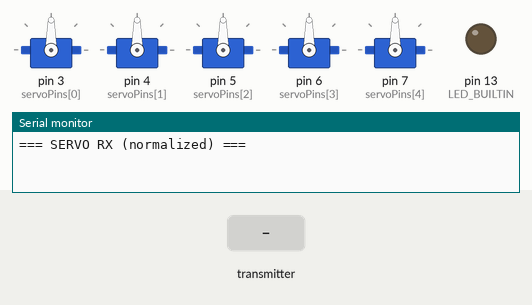
Bench run of a sketch on a simulated Arduino Uno, built with avr-gcc and run on an emulated ATmega328P. On the bench: 5 × servo, output pins drawn as LEDs (lit = HIGH), the last lines printed to the serial monitor. The inputs (shaded band) are chosen by the test bench. No radio packets arrive unless stated.

Above: at 1.2 s.
1.3 s: the transmitter starts sending flexNorm.0 = 0
At 2.5 s:
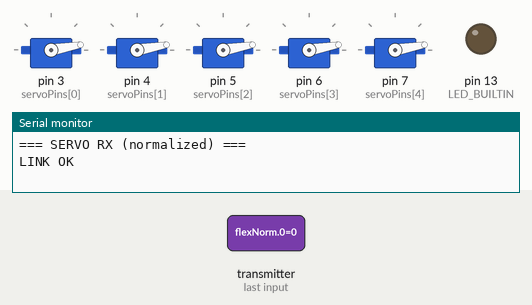
2.8 s: the transmitter starts sending calibrated = 64
4.3 s: the transmitter starts sending flexNorm.1 = 256
At 4.9 s:
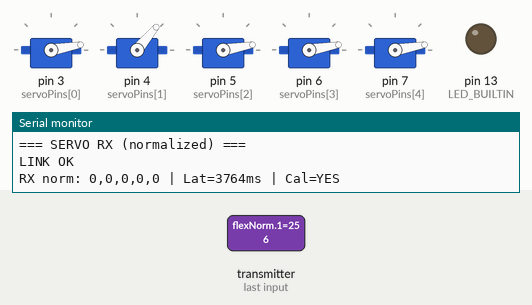
5.8 s: the transmitter starts sending flexNorm.2 = 256
At 6.1 s:
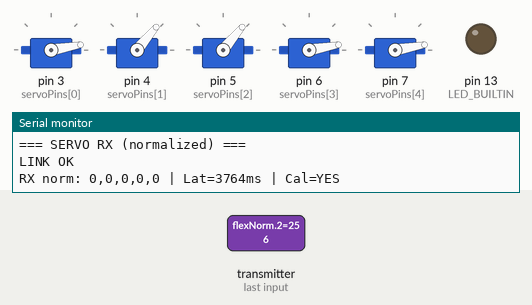
7.3 s: the transmitter starts sending flexNorm.3 = 0
8.8 s: the transmitter starts sending flexNorm.4 = 256
At 9.5 s:
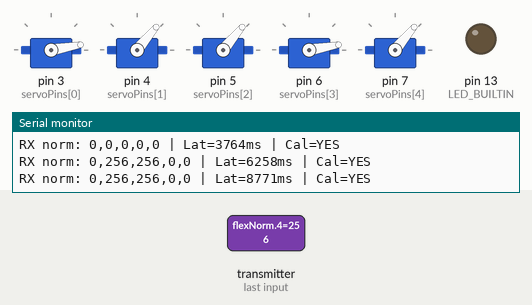
Timing chart, 0 to 11.3 s (numbered marks = the images above; inputs shaded):
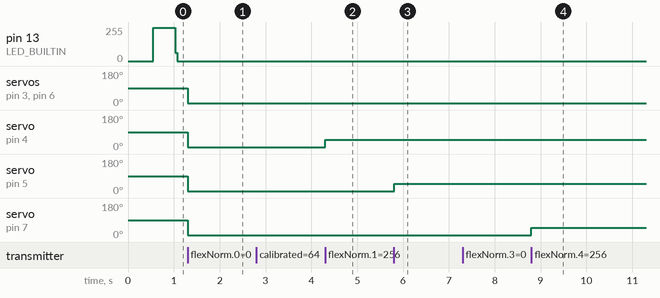

The sketch:

servo_rx.ino
```cpp
#include <SPI.h>
#include <nRF24L01.h>
#include <RF24.h>
#include <Servo.h>

// NRF24: keep away from servo pins for stability
RF24 radio(8, 10); // CE=8 CSN=10
const byte address[6] = "FLEX1";

struct FlexPayload {
  uint16_t flexNorm[5]; // 0..1000
  uint32_t ms;
  uint8_t  calibrated;
};
FlexPayload payload;

Servo servos[5];
const uint8_t servoPins[5] = {3, 4, 5, 6, 7};

// Per-finger servo limits (tune for your hand mechanics)
uint8_t servoMin[5] = {10, 10, 10, 10, 10};
uint8_t servoMax[5] = {170,170,170,170,170};

const uint32_t TIMEOUT_MS = 500;
uint32_t lastRx = 0;
bool linkActive = false;

int map1000ToAngle(uint16_t x, uint8_t outMin, uint8_t outMax) {
  if (x > 1000) x = 1000;
  long v = (long)x * (outMax - outMin) / 1000L + outMin;
  if (v < outMin) v = outMin;
  if (v > outMax) v = outMax;
  return (int)v;
}

void neutral() {
  for (uint8_t i = 0; i < 5; i++) servos[i].write(90);
}

void setup() {
  Serial.begin(115200);
  pinMode(LED_BUILTIN, OUTPUT);

  for (uint8_t i = 0; i < 5; i++) {
    servos[i].attach(servoPins[i]);
    servos[i].write(90);
  }

  if (!radio.begin()) {
    while (1) {
      digitalWrite(LED_BUILTIN, !digitalRead(LED_BUILTIN));
      delay(120);
    }
  }

  radio.setPALevel(RF24_PA_LOW);
  radio.setDataRate(RF24_250KBPS);
  radio.setChannel(108);
  radio.openReadingPipe(1, address);
  radio.startListening();

  lastRx = millis();
  Serial.println("\n=== SERVO RX (normalized) ===");
}

void loop() {
  if (radio.available()) {
    radio.read(&payload, sizeof(payload));
    lastRx = millis();

    if (!linkActive) {
      linkActive = true;
      Serial.println("LINK OK");
    }

    for (uint8_t i = 0; i < 5; i++) {
      int ang = map1000ToAngle(payload.flexNorm[i], servoMin[i], servoMax[i]);
      servos[i].write(ang);
    }

    digitalWrite(LED_BUILTIN, HIGH);

    static uint32_t cnt = 0;
    cnt++;
    if (cnt % 50 == 0) {
      Serial.print("RX norm: ");
      for (uint8_t i = 0; i < 5; i++) {
        Serial.print(payload.flexNorm[i]);
        Serial.print(i < 4 ? "," : "");
      }
      Serial.print(" | Lat=");
      Serial.print((uint32_t)(millis() - payload.ms));
      Serial.print("ms | Cal=");
      Serial.println(payload.calibrated ? "YES" : "NO");
    }
  } else {
    digitalWrite(LED_BUILTIN, LOW);
  }

  if (millis() - lastRx > TIMEOUT_MS) {
    if (linkActive) {
      linkActive = false;
      Serial.println("LINK LOST -> FAILSAFE");
      neutral();
    }
    digitalWrite(LED_BUILTIN, (millis() / 500) & 1);
  }
}
```

Measured:
- after the input at 1.3 s, pin 13 (LED_BUILTIN): stays 0/255 (without the input it goes to 248/255 after 0.24 s); servo on pin 3 (servoPins[0]), servo on pin 4 (servoPins[1]), servo on pin 5 (servoPins[2]), servo on pin 6 (servoPins[3]), servo on pin 7 (servoPins[4]): 90° → 10° at once
- after the input at 4.3 s, servo on pin 4 (servoPins[1]): 10° → 50° at once
- after the input at 5.8 s, servo on pin 5 (servoPins[2]): 10° → 50° at once
- after the input at 8.8 s, servo on pin 7 (servoPins[4]): 10° → 50° at once
